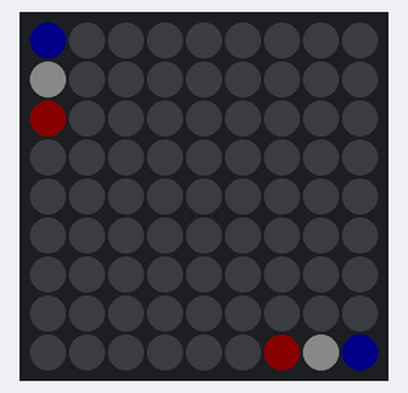
The sketch below on a simulated Arduino Uno, built with avr-gcc and run on an emulated ATmega328P. On the bench: 9×9 RGB LED matrix (first LED top left, wired row by row). Dim RGB values are drawn brighter than linear.

Above: at 0.1 s.

The sketch:

Matrix.ino
```cpp
#include <FastLED.h>

#define LED_DATA_PIN  2     // Pin de données pour la matrice

#define COLOR_ORDER GRB
#define CHIPSET     WS2812
#define BRIGHTNESS 10       // luminosité réglable

/* Fonction ciblage de LED
  XY(x, y) prend les coordonnées x et y et renvoie un numéro d'indice de LED,
    à utiliser comme ceci :
          leds[XY(x, y)] == CRGB::Red;

  Une vérification d'erreur EST effectuée sur les plages de x et y, une coordonnée inexistante ne sera pas prise en compte

*/

// Dimensions de la matrice 9x9
const uint8_t kMatrixWidth = 9;
const uint8_t kMatrixHeight = 9;

/* Matrice disposée en serpentin
    0 >  1 >  2 >  3 >  4
                        =
    9 <  8 <  7 <  6 <  5
    =
    10 > 11 > 12 > 13 > 14
                         =
    19 < 18 < 17 < 16 < 15
*/

uint16_t calcul_coordonnee( uint8_t x, uint8_t y)
{
  uint16_t i;

  if( y & 0x01)
  {
    // lignes impaires : ordre inversé
    uint8_t reverseX = (kMatrixWidth - 1) - x;
    i = (y * kMatrixWidth) + reverseX;
  }
  else
  {
    // lignes paires : ordre normal
    i = (y * kMatrixWidth) + x;
  }

  return i;
}

#define NUM_LEDS (kMatrixWidth * kMatrixHeight)
CRGB leds_plus_safe[ NUM_LEDS + 1];     // +1 led inexistante en cas de coordonnée hors de la matrice
CRGB* const leds( leds_plus_safe + 1);

uint16_t XY( uint8_t x, uint8_t y)
{
  if( x >= kMatrixWidth) return -1;
  if( y >= kMatrixHeight) return -1;
  return calcul_coordonnee(x,y);
}

void setup()
{
  FastLED.addLeds<CHIPSET, LED_DATA_PIN, COLOR_ORDER>(leds, NUM_LEDS).setCorrection(TypicalSMD5050);
  FastLED.setMaxPowerInVoltsAndMilliamps(5,500);
  FastLED.clear();
  FastLED.show();
}

void loop()
{
  FastLED.setBrightness(BRIGHTNESS);
  leds [XY(0,2)] = CRGB::Red;
  leds [XY(0,0)] = CRGB::Blue;
  leds [XY(0,1)] = CRGB::White;

  leds [XY(6,8)] = CRGB::Red;
  leds [XY(8,8)] = CRGB::Blue;
  leds [XY(7,8)] = CRGB::White;
  FastLED.show();

  delay(500);
  FastLED.setBrightness(0);  FastLED.show() ;
  delay(500);

}
```
